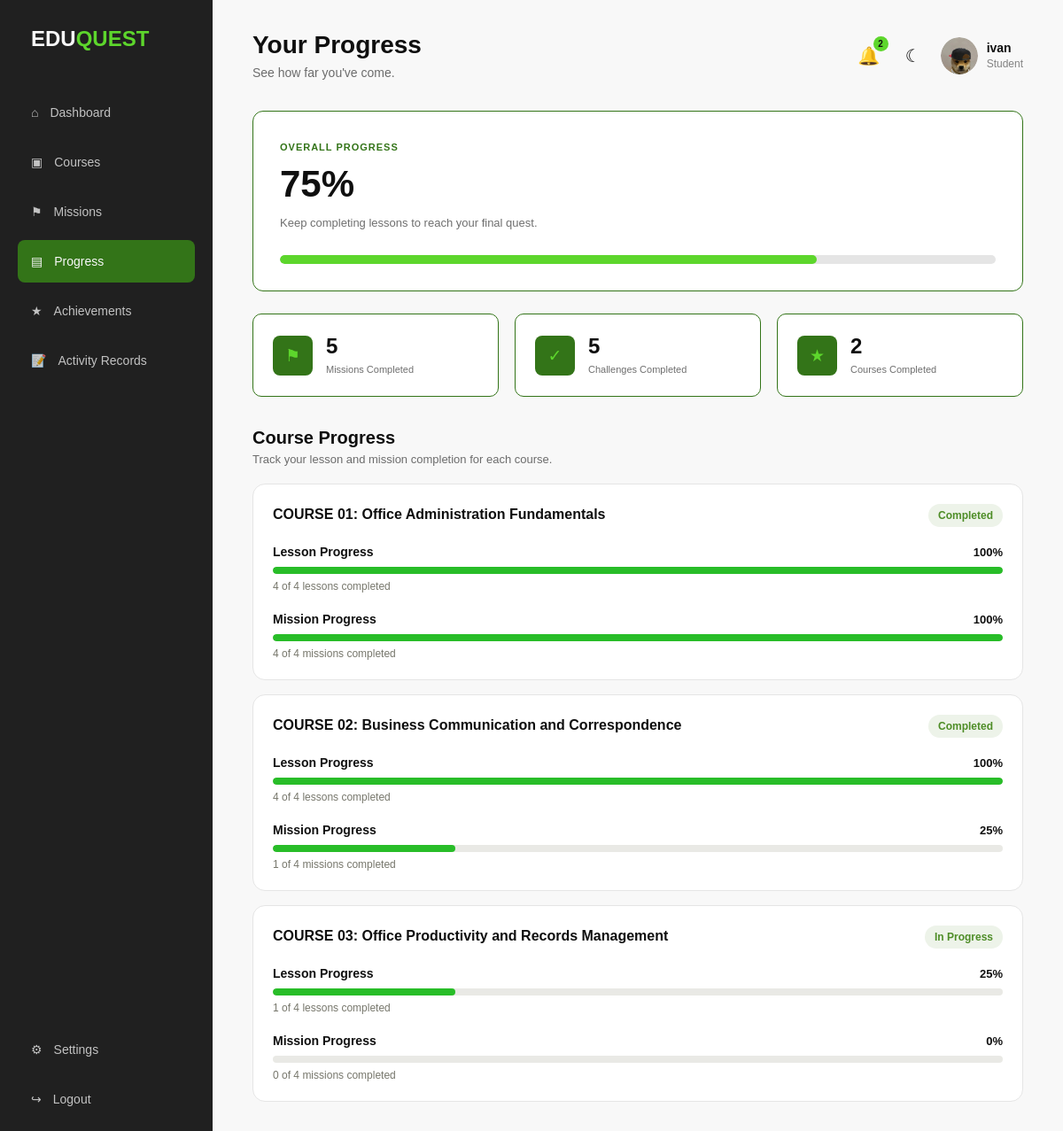
Page /EDUQUEST_FINAL/ProgressPage.php (signed in) on the committed database.
### tables this page shows
CREATE TABLE `users` (
  `user_id` int(10) UNSIGNED NOT NULL,
  `full_name` varchar(150) NOT NULL,
  `username` varchar(60) NOT NULL,
  `email` varchar(190) NOT NULL,
  `password_hash` varchar(255) NOT NULL,
  `role` enum('admin','student') NOT NULL DEFAULT 'student',
  `account_status` enum('active','inactive','suspended') NOT NULL DEFAULT 'active',
  `profile_image` varchar(255) DEFAULT NULL,
  `created_at` timestamp NOT NULL DEFAULT current_timestamp(),
  `updated_at` timestamp NOT NULL DEFAULT current_timestamp() ON UPDATE current_timestamp(),
  `last_login` datetime DEFAULT NULL
);

CREATE TABLE `courses` (
  `course_id` int(10) UNSIGNED NOT NULL,
  `course_title` varchar(200) NOT NULL,
  `course_description` text DEFAULT NULL,
  `course_number` tinyint(3) UNSIGNED NOT NULL,
  `thumbnail` varchar(255) DEFAULT NULL,
  `is_locked` tinyint(1) NOT NULL DEFAULT 0,
  `status` enum('draft','published','archived') NOT NULL DEFAULT 'draft',
  `created_at` timestamp NOT NULL DEFAULT current_timestamp(),
  `updated_at` timestamp NOT NULL DEFAULT current_timestamp() ON UPDATE current_timestamp()
);

### EDUQUEST_FINAL/ProgressPage.php (the view, shortened to what the rows shown need)
<?php
require_once __DIR__ . '/Admin_Portal/db_connect.php';
$conn->set_charset("utf8mb4");
$user = null;
if (!empty($_SESSION['user_id'])) {
    $sessionUserId = (int) $_SESSION['user_id'];
    $stmt = $conn->prepare("
        SELECT
            user_id,
            full_name,
            username,
            email,
            profile_image,
            role
        FROM users
        WHERE user_id = ?
          AND role IN ('student', 'admin')
          AND account_status = 'active'
        LIMIT 1
    ");
    $stmt->bind_param("i", $sessionUserId);
    $stmt->execute();
    $user = $stmt->get_result()->fetch_assoc();
}
$userId = (int) $user['user_id'];
$displayName = !empty($user['username'])
    ? $user['username']
    : $user['full_name'];
$firstLetter = strtoupper(substr($displayName, 0, 1));
$userRole = $user['role'];
$profileImage = trim((string) ($user["profile_image"] ?? ""));
if (!empty($profileImage)) {
    $profileImage = str_replace("\\", "/", $profileImage);
    if (
        !preg_match('/^https?:\/\//i', $profileImage) &&
        strpos($profileImage, "data:") !== 0
    ) {
        $profileImage = ltrim($profileImage, "/");
    }
}
$stmt = $conn->prepare("
    SELECT
        c.course_id,
        c.course_title,
        c.course_number,
        c.is_locked,
        COUNT(DISTINCT l.lesson_id) AS total_lessons,
        COUNT(
            DISTINCT CASE
                WHEN LOWER(TRIM(ulp.status)) = 'completed'
                THEN l.lesson_id
            END
        ) AS completed_lessons
    FROM courses c
    LEFT JOIN modules md
        ON md.course_id = c.course_id
       AND md.status = 'published'
    LEFT JOIN lessons l
        ON l.module_id = md.module_id
       AND l.status = 'published'
    LEFT JOIN user_lesson_progress ulp
        ON ulp.lesson_id = l.lesson_id
       AND ulp.user_id = ?
    WHERE c.status = 'published'
    GROUP BY
        c.course_id,
        c.course_title,
        c.course_number,
        c.is_locked
    ORDER BY
        c.course_number ASC,
        c.course_id ASC
");
$stmt->bind_param("i", $userId);
$stmt->execute();
$result = $stmt->get_result();
$courses = [];
while ($row = $result->fetch_assoc()) {
    $total = (int) $row['total_lessons'];
    $completed = (int) $row['completed_lessons'];
    $row['total_lessons'] = $total;
    $row['completed_lessons'] = $completed;
    $row['progress_percent'] = $total > 0
        ? (int) round(($completed / $total) * 100)
        : 0;
    $row['display_locked'] = false;
    $courses[] = $row;
}
$stmt = $conn->prepare("
    SELECT
        c.course_id,
        c.course_title,
        c.course_number,
        COUNT(DISTINCT m.mission_id) AS total_missions,
        COUNT(
            DISTINCT CASE
                WHEN LOWER(TRIM(ump.status)) = 'completed'
                THEN m.mission_id
            END
        ) AS completed_missions
    FROM courses c
    LEFT JOIN modules md
        ON md.course_id = c.course_id
       AND md.status = 'published'
    LEFT JOIN missions m
        ON m.module_id = md.module_id
       AND m.status = 'published'
    LEFT JOIN user_mission_progress ump
        ON ump.mission_id = m.mission_id
       AND ump.user_id = ?
    WHERE c.status = 'published'
    GROUP BY
        c.course_id,
        c.course_title,
        c.course_number
    ORDER BY
        c.course_number ASC,
        c.course_id ASC
");
$stmt->bind_param("i", $userId);
$stmt->execute();
$missionProgressResult = $stmt->get_result();
$missionProgressCourses = [];
while ($row = $missionProgressResult->fetch_assoc()) {
    $total = (int) $row['total_missions'];
    $completed = (int) $row['completed_missions'];
    $row['total_missions'] = $total;
    $row['completed_missions'] = $completed;
    $row['progress_percent'] = $total > 0
        ? (int) round(($completed / $total) * 100)
        : 0;
    $missionProgressCourses[] = $row;
}
$missionProgressByCourse = [];
foreach ($missionProgressCourses as $missionCourse) {
    $courseId = (int) $missionCourse['course_id'];
    $missionProgressByCourse[$courseId] = $missionCourse;
}
$stmt = $conn->prepare("
    SELECT
        COUNT(DISTINCT l.lesson_id) AS total_lessons,
        COUNT(
            DISTINCT CASE
                WHEN LOWER(TRIM(ulp.status)) = 'completed'
                THEN l.lesson_id
            END
        ) AS completed_lessons
    FROM lessons l
    INNER JOIN modules md
        ON md.module_id = l.module_id
    INNER JOIN courses c
        ON c.course_id = md.course_id
    LEFT JOIN user_lesson_progress ulp
        ON ulp.lesson_id = l.lesson_id
       AND ulp.user_id = ?
    WHERE l.status = 'published'
      AND md.status = 'published'
      AND c.status = 'published'
");
$stmt->bind_param("i", $userId);
$stmt->execute();
$overallStats = $stmt->get_result()->fetch_assoc();
$totalPublishedLessons = (int) (
    $overallStats['total_lessons'] ?? 0
);
$completedPublishedLessons = (int) (
    $overallStats['completed_lessons'] ?? 0
);
$overallProgress = $totalPublishedLessons > 0
    ? (int) round(
        ($completedPublishedLessons / $totalPublishedLessons) * 100
    )
    : 0;
?>
<!DOCTYPE html>
<html lang="en">
<head>
    <link
        rel="stylesheet"
        href="css/Progress_style.css?v=<?php
            echo file_exists(__DIR__ . '/css/Progress_style.css')
                ? filemtime(__DIR__ . '/css/Progress_style.css')
                : time();
        ?>"
    >
</head>
<body>
<div class="dashboard">
    <main class="main-content">
        <header class="topbar">
            <div>
                <h1>Your Progress</h1>
            </div>
            <div class="profile">
                <div class="profile-info">
                    <div class="profile-picture">
                        <?php if (!empty($profileImage)): ?>
                            <img
                                src="<?php echo htmlspecialchars($profileImage, ENT_QUOTES, 'UTF-8'); ?>"
                                alt="Profile Picture"
                                onerror="this.style.display='none'; this.parentElement.textContent='<?php echo htmlspecialchars($firstLetter, ENT_QUOTES, 'UTF-8'); ?>';"
                            >
                        <?php endif; ?>
                    </div>
                    <div>
                        <strong>
                            <?php
                            echo htmlspecialchars(
                                $displayName,
                                ENT_QUOTES,
                                'UTF-8'
                            );
                            ?>
                        </strong>
                        <small>
                            <?php echo $userRole === 'admin' ? 'Administrator' : 'Student'; ?>
                        </small>
                    </div>
                </div>
            </div>
        </header>
        <section class="overall-card">
            <div>
                <h2><?php echo $overallProgress; ?>%</h2>
            </div>
        </section>
        <section class="course-progress-section combined-progress-section">
            <h2>Course Progress</h2>
            <?php if (!empty($courses)): ?>
                <?php foreach ($courses as $course): ?>
                    <?php
                    $courseId = (int) $course['course_id'];
                    $courseTitle = htmlspecialchars(
                        $course['course_title'] ?? '',
                        ENT_QUOTES,
                        'UTF-8'
                    );
                    $courseNumber = (int) $course['course_number'];
                    $lessonTotal = (int) $course['total_lessons'];
                    $lessonCompleted = (int) $course['completed_lessons'];
                    $lessonPercent = (int) $course['progress_percent'];
                    $missionData = $missionProgressByCourse[$courseId] ?? [];
                    $missionTotal = (int) (
                        $missionData['total_missions'] ?? 0
                    );
                    $missionCompleted = (int) (
                        $missionData['completed_missions'] ?? 0
                    );
                    $missionPercent = (int) (
                        $missionData['progress_percent'] ?? 0
                    );
                    $isLocked = (bool) $course['display_locked'];
                    $isCompleted = (
                        $lessonTotal > 0 &&
                        $lessonCompleted >= $lessonTotal
                    );
                    ?>
                    <div class="combined-course-card <?php
                        echo $isLocked ? 'locked' : '';
                    ?>">
                        <div class="combined-course-header">
                            <strong class="combined-course-title">
                                COURSE
                                <?php
                                echo str_pad(
                                    (string) $courseNumber,
                                    2,
                                    '0',
                                    STR_PAD_LEFT
                                );
                                ?>:
                                <?php echo $courseTitle; ?>
                            </strong>
                            <span class="combined-course-status">
                                <?php
                                if ($isLocked) {
                                    echo 'Locked';
                                } elseif ($isCompleted) {
                                    echo 'Completed';
                                } else {
                                    echo 'In Progress';
                                }
                                ?>
                            </span>
                        </div>
                        <div class="progress-category">
                            <div class="progress-category-header">
                                <strong>Lesson Progress</strong>
                                <span>
                                    <?php echo $lessonPercent; ?>%
                                </span>
                            </div>
                            <div
                                class="combined-progress-track"
                                role="progressbar"
                                aria-label="<?php echo $courseTitle; ?> lesson progress"
                                aria-valuemin="0"
                                aria-valuemax="100"
                                aria-valuenow="<?php echo $lessonPercent; ?>"
                            >
                                <div
                                    class="combined-progress-fill lesson-progress-fill"
                                    style="width: <?php echo $lessonPercent; ?>%;"
                                ></div>
                            </div>
                            <small class="progress-category-details">
                                <?php echo $lessonCompleted; ?>
                                of
                                <?php echo $lessonTotal; ?>
                                lessons completed
                            </small>
                        </div>
                        <div class="progress-category">
                            <div class="progress-category-header">
                                <strong>Mission Progress</strong>
                                <span>
                                    <?php echo $missionPercent; ?>%
                                </span>
                            </div>
                            <div
                                class="combined-progress-track"
                                role="progressbar"
                                aria-label="<?php echo $courseTitle; ?> mission progress"
                                aria-valuemin="0"
                                aria-valuemax="100"
                                aria-valuenow="<?php echo $missionPercent; ?>"
                            >
                                <div
                                    class="combined-progress-fill mission-progress-fill"
                                    style="width: <?php echo $missionPercent; ?>%;"
                                ></div>
                            </div>
                            <small class="progress-category-details">
                                <?php echo $missionCompleted; ?>
                                of
                                <?php echo $missionTotal; ?>
                                missions completed
                            </small>
                        </div>
                    </div>
                <?php endforeach; ?>
            <?php else: ?>
                <p>No published courses are available right now.</p>
            <?php endif; ?>
        </section>
    </main>
</div>
</body>
</html>

### rows in the picture
users: profile_image (picture), username "ivan"
courses: course_number "01", course_title "Office Administration Fundamentals", shows "Completed", lessonPercent "100", lessonCompleted "4", lessonTotal "4", course_id "100", course_id "4"
courses: course_number "03", course_title "Office Productivity and Records Management", shows "In Progress", lessonPercent "25", lessonCompleted "1", lessonTotal "4", missionPercent "0", missionCompleted "0", missionTotal "4"

### other values in the picture
$unreadNotifications "2"
$overallProgress "75"
$missionsCompleted "5"
$challengesCompleted "5"
$coursesCompleted "2"
$courseTitle "Business Communication and Correspondence"
$lessonPercent "100"
$lessonCompleted "4"
$lessonTotal "4"
$missionPercent "25"
$missionCompleted "1"
$missionTotal "4"
